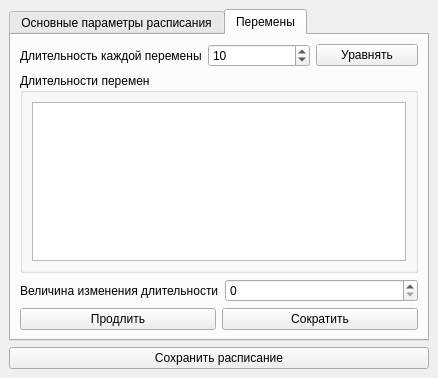
<?xml version="1.0" encoding="UTF-8"?>
<ui version="4.0">
 <class>Calculator</class>
 <widget class="QMainWindow" name="Calculator">
  <property name="geometry">
   <rect>
    <x>0</x>
    <y>0</y>
    <width>438</width>
    <height>378</height>
   </rect>
  </property>
  <property name="windowTitle">
   <string>Калькулятор расписания</string>
  </property>
  <property name="windowIcon">
   <iconset resource="res.qrc">
    <normaloff>:/images/calculator.png</normaloff>:/images/calculator.png</iconset>
  </property>
  <widget class="QWidget" name="centralwidget">
   <layout class="QVBoxLayout" name="verticalLayout">
    <item>
     <widget class="QTabWidget" name="tabWidget">
      <property name="currentIndex">
       <number>1</number>
      </property>
      <widget class="QWidget" name="main_schedule_parameters">
       <attribute name="title">
        <string>Основные параметры расписания</string>
       </attribute>
       <layout class="QVBoxLayout" name="verticalLayout_2">
        <item>
         <layout class="QFormLayout" name="formLayout">
          <item row="2" column="1">
           <widget class="QSpinBox" name="lesson_quantity">
            <property name="minimum">
             <number>1</number>
            </property>
            <property name="maximum">
             <number>15</number>
            </property>
            <property name="value">
             <number>10</number>
            </property>
           </widget>
          </item>
          <item row="2" column="0">
           <widget class="QLabel" name="label">
            <property name="text">
             <string>Количество уроков</string>
            </property>
           </widget>
          </item>
          <item row="3" column="0">
           <widget class="QLabel" name="label_2">
            <property name="text">
             <string>Время начала первого урока</string>
            </property>
           </widget>
          </item>
          <item row="3" column="1">
           <widget class="QTimeEdit" name="first_lesson_start">
            <property name="displayFormat">
             <string>HH:mm</string>
            </property>
            <property name="timeSpec">
             <enum>Qt::LocalTime</enum>
            </property>
            <property name="time">
             <time>
              <hour>8</hour>
              <minute>0</minute>
              <second>0</second>
             </time>
            </property>
           </widget>
          </item>
          <item row="4" column="0">
           <widget class="QLabel" name="label_3">
            <property name="text">
             <string>Длительность каждого урока</string>
            </property>
           </widget>
          </item>
          <item row="4" column="1">
           <widget class="QSpinBox" name="lesson_delay">
            <property name="maximum">
             <number>60</number>
            </property>
            <property name="value">
             <number>45</number>
            </property>
            <property name="displayIntegerBase">
             <number>10</number>
            </property>
           </widget>
          </item>
         </layout>
        </item>
       </layout>
      </widget>
      <widget class="QWidget" name="breaks">
       <attribute name="title">
        <string>Перемены</string>
       </attribute>
       <layout class="QVBoxLayout" name="verticalLayout_4">
        <item>
         <layout class="QHBoxLayout" name="horizontalLayout_6">
          <item>
           <widget class="QLabel" name="label_4">
            <property name="text">
             <string>Длительность каждой перемены</string>
            </property>
           </widget>
          </item>
          <item>
           <widget class="QSpinBox" name="break_delay">
            <property name="minimum">
             <number>1</number>
            </property>
            <property name="maximum">
             <number>240</number>
            </property>
            <property name="value">
             <number>10</number>
            </property>
           </widget>
          </item>
          <item>
           <widget class="QPushButton" name="equalize">
            <property name="text">
             <string>Уравнять</string>
            </property>
           </widget>
          </item>
         </layout>
        </item>
        <item>
         <widget class="QGroupBox" name="groupBox_2">
          <property name="title">
           <string>Длительности перемен</string>
          </property>
          <layout class="QVBoxLayout" name="verticalLayout_5">
           <item>
            <widget class="QTableView" name="break_delays"/>
           </item>
          </layout>
         </widget>
        </item>
        <item>
         <layout class="QHBoxLayout" name="horizontalLayout_4">
          <item>
           <widget class="QLabel" name="label_5">
            <property name="text">
             <string>Величина изменения длительности</string>
            </property>
           </widget>
          </item>
          <item>
           <widget class="QSpinBox" name="break_delta"/>
          </item>
         </layout>
        </item>
        <item>
         <layout class="QHBoxLayout" name="horizontalLayout_2">
          <item>
           <widget class="QPushButton" name="lengthen_delays">
            <property name="text">
             <string>Продлить</string>
            </property>
           </widget>
          </item>
          <item>
           <widget class="QPushButton" name="shorten_delays">
            <property name="text">
             <string>Сократить</string>
            </property>
           </widget>
          </item>
         </layout>
        </item>
       </layout>
      </widget>
     </widget>
    </item>
    <item>
     <layout class="QHBoxLayout" name="horizontalLayout">
      <item>
       <widget class="QPushButton" name="export_schedule">
        <property name="text">
         <string>Сохранить расписание</string>
        </property>
       </widget>
      </item>
     </layout>
    </item>
   </layout>
  </widget>
 </widget>
 <tabstops>
  <tabstop>export_schedule</tabstop>
  <tabstop>lesson_quantity</tabstop>
  <tabstop>first_lesson_start</tabstop>
  <tabstop>break_delay</tabstop>
  <tabstop>equalize</tabstop>
  <tabstop>break_delays</tabstop>
  <tabstop>break_delta</tabstop>
  <tabstop>shorten_delays</tabstop>
  <tabstop>lengthen_delays</tabstop>
  <tabstop>lesson_delay</tabstop>
  <tabstop>tabWidget</tabstop>
 </tabstops>
 <resources>
  <include location="res.qrc"/>
 </resources>
 <connections>
  <connection>
   <sender>export_schedule</sender>
   <signal>clicked()</signal>
   <receiver>Calculator</receiver>
   <slot>saveSchedule()</slot>
   <hints>
    <hint type="sourcelabel">
     <x>261</x>
     <y>355</y>
    </hint>
    <hint type="destinationlabel">
     <x>436</x>
     <y>343</y>
    </hint>
   </hints>
  </connection>
  <connection>
   <sender>lesson_quantity</sender>
   <signal>valueChanged(int)</signal>
   <receiver>Calculator</receiver>
   <slot>resizeSchedule(int)</slot>
   <hints>
    <hint type="sourcelabel">
     <x>222</x>
     <y>79</y>
    </hint>
    <hint type="destinationlabel">
     <x>365</x>
     <y>6</y>
    </hint>
   </hints>
  </connection>
  <connection>
   <sender>equalize</sender>
   <signal>clicked()</signal>
   <receiver>Calculator</receiver>
   <slot>equalize()</slot>
   <hints>
    <hint type="sourcelabel">
     <x>383</x>
     <y>55</y>
    </hint>
    <hint type="destinationlabel">
     <x>432</x>
     <y>16</y>
    </hint>
   </hints>
  </connection>
  <connection>
   <sender>lengthen_delays</sender>
   <signal>clicked()</signal>
   <receiver>Calculator</receiver>
   <slot>lengthen()</slot>
   <hints>
    <hint type="sourcelabel">
     <x>157</x>
     <y>314</y>
    </hint>
    <hint type="destinationlabel">
     <x>1</x>
     <y>238</y>
    </hint>
   </hints>
  </connection>
  <connection>
   <sender>shorten_delays</sender>
   <signal>clicked()</signal>
   <receiver>Calculator</receiver>
   <slot>shorten()</slot>
   <hints>
    <hint type="sourcelabel">
     <x>283</x>
     <y>310</y>
    </hint>
    <hint type="destinationlabel">
     <x>433</x>
     <y>264</y>
    </hint>
   </hints>
  </connection>
 </connections>
 <slots>
  <slot>calculateSchedule()</slot>
  <slot>saveSchedule()</slot>
  <slot>resizeSchedule(int)</slot>
  <slot>equalize()</slot>
  <slot>lengthen()</slot>
  <slot>shorten()</slot>
 </slots>
</ui>
